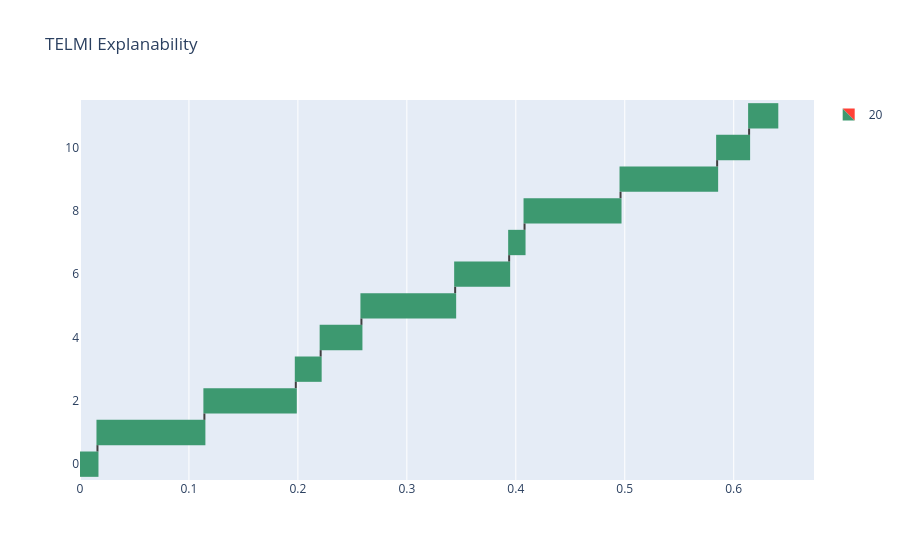

Notebook cell for this chart:
### Code cell
fig = go.Figure(go.Waterfall(
    name = "20", 
    orientation = "h",
    x = Coeff_df['TELMI'],
    textposition = "outside",
    y = Coeff_df['TELMI'].index,    
    connector = {"line":{"color":"rgb(63, 63, 63)"}},
))

fig.update_layout(
        title = "TELMI Explanability",
        showlegend = True
)

fig.show()

### Figure 1 — Plotly figure (JSON) as saved in the notebook; plotly's stock layout.template omitted (floating-point values rounded to 4 significant figures)
{"data": [{"connector": {"line": {"color": "rgb(63, 63, 63)"}}, "name": "20", "orientation": "h", "textposition": "outside", "type": "waterfall", "x": [0.01604, 0.09813, 0.0839, 0.02282, 0.03742, 0.08603, 0.04956, 0.01411, 0.0881, 0.08868, 0.02935, 0.02587], "y": [0, 1, 2, 3, 4, 5, 6, 7, 8, 9, 10, 11]}], "layout": {"showlegend": true, "title": {"text": "TELMI Explanability"}}}
